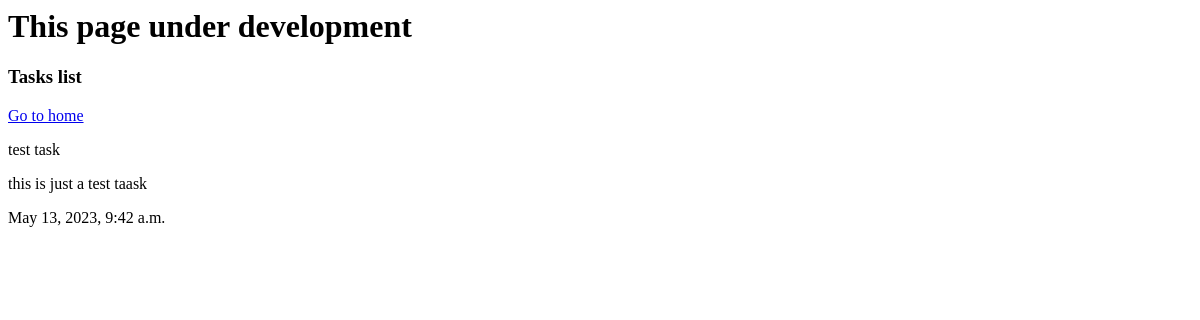
The app's page /task, older data.
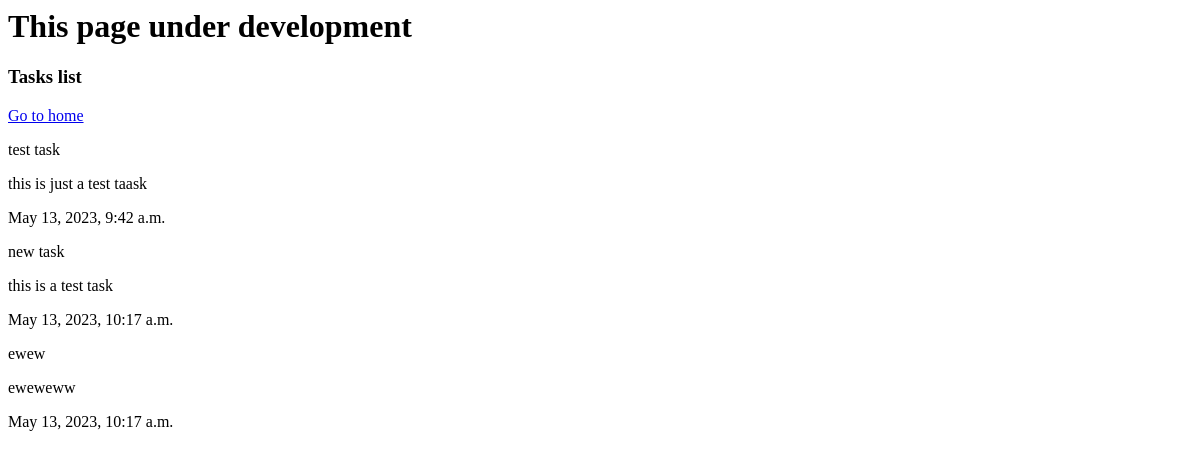
The same page, newer data.
### thoughts/models.py (models this page shows)
class Task(models.Model):
    title = models.CharField(max_length=50)
    description = models.TextField(max_length=500)
    created = models.DateTimeField(auto_now=True)

### thoughts/views.py (the view)
# urls.py: path('task', views.task, name='task'),
def task(request):
    querry_all_data = Task.objects.all()
    context = {'tasks': querry_all_data}
    return render(request, 'task.html', context)

### templates/task.html
{% include 'base.html' %}
<h3>  Tasks list </h3>
<a href='{% url "home"%}'>Go to home <a/>
{% for task in tasks%}
    <p>{{task.title}}</p>
    <p>{{task.description}}</p>
    <p>{{task.created}}</p>
{% endfor %}

### templates/base.html
<h1> This page under development<h1>

Row changes from the older to the newer data that the page shows:
added Task: title "new task", description "this is a test task", created "May 13, 2023, 10:17 a.m."
added Task: title "ewew", description "eweweww", created "May 13, 2023, 10:17 a.m."
